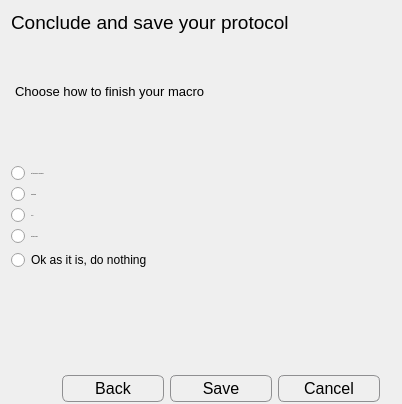
         <widget class="QWidget" name="page_7">
          <layout class="QGridLayout" name="gridLayout_6">
           <property name="bottomMargin">
            <number>0</number>
           </property>
           <item row="9" column="0" colspan="3">
            <spacer name="verticalSpacer_11">
             <property name="orientation">
              <enum>Qt::Vertical</enum>
             </property>
             <property name="sizeHint" stdset="0">
              <size>
               <width>20</width>
               <height>88</height>
              </size>
             </property>
            </spacer>
           </item>
           <item row="6" column="0" colspan="3">
            <widget class="QRadioButton" name="radioButton_end_alloff">
             <property name="font">
              <font>
               <pointsize>-1</pointsize>
              </font>
             </property>
             <property name="text">
              <string>All off</string>
             </property>
            </widget>
           </item>
           <item row="7" column="0" colspan="3">
            <widget class="QRadioButton" name="radioButton_end_custom">
             <property name="font">
              <font>
               <pointsize>-1</pointsize>
              </font>
             </property>
             <property name="text">
              <string>Custom ending</string>
             </property>
            </widget>
           </item>
           <item row="5" column="0" colspan="3">
            <widget class="QRadioButton" name="radioButton_end_oper">
             <property name="font">
              <font>
               <pointsize>-1</pointsize>
              </font>
             </property>
             <property name="text">
              <string>Operational</string>
             </property>
            </widget>
           </item>
           <item row="4" column="0" colspan="3">
            <widget class="QRadioButton" name="radioButton_end_sleep">
             <property name="font">
              <font>
               <pointsize>-1</pointsize>
              </font>
             </property>
             <property name="text">
              <string>Put the device in sleep mode</string>
             </property>
            </widget>
           </item>
           <item row="1" column="0" colspan="3">
            <spacer name="verticalSpacer_3">
             <property name="orientation">
              <enum>Qt::Vertical</enum>
             </property>
             <property name="sizeHint" stdset="0">
              <size>
               <width>20</width>
               <height>40</height>
              </size>
             </property>
            </spacer>
           </item>
           <item row="2" column="0" rowspan="2" colspan="3">
            <widget class="QPlainTextEdit" name="plainTextEdit_4">
             <property name="sizePolicy">
              <sizepolicy hsizetype="Expanding" vsizetype="Minimum">
               <horstretch>0</horstretch>
               <verstretch>0</verstretch>
              </sizepolicy>
             </property>
             <property name="maximumSize">
              <size>
               <width>16777215</width>
               <height>80</height>
              </size>
             </property>
             <property name="font">
              <font>
               <pointsize>10</pointsize>
              </font>
             </property>
             <property name="styleSheet">
              <string notr="true">QPlainTextEdit {
    background-color: transparent;
    /*background-image: url(draft.png);*/
    background-attachment: scroll;
}</string>
             </property>
             <property name="frameShape">
              <enum>QFrame::NoFrame</enum>
             </property>
             <property name="plainText">
              <string>Choose how to finish your macro</string>
             </property>
            </widget>
           </item>
           <item row="0" column="0" colspan="2">
            <widget class="QLabel" name="label_8">
             <property name="font">
              <font>
               <pointsize>14</pointsize>
              </font>
             </property>
             <property name="text">
              <string>Conclude and save your protocol</string>
             </property>
            </widget>
           </item>
           <item row="10" column="0" colspan="3">
            <widget class="QGroupBox" name="groupBox_4">
             <property name="maximumSize">
              <size>
               <width>16777215</width>
               <height>45</height>
              </size>
             </property>
             <property name="styleSheet">
              <string notr="true">QGroupBox {
    border: 2px solid transparent;
}

 QPushButton {
     border: 1px solid #8f8f91;
     border-radius: 6px;
     width: 100px;
     height: 25px;
     font-size: 16px;
     background-color: qlineargradient(x1: 0, y1: 0, x2: 0, y2: 1,
                                       stop: 0 #f6f7fa, stop: 1 #dadbde);

 }

 QPushButton:focus:pressed {
     background-color: qlineargradient(x1: 0, y1: 0, x2: 0, y2: 1,
                                       stop: 0 #F0FFF0, stop: 1 #f6f7fa);
 }

 QPushButton:hover {
     background-color: qlineargradient(x1: 0, y1: 0, x2: 0, y2: 1,
                                       stop: 0 #f6f7fa, stop: 1 #F0FFF0);
 }

QPushButton:disabled{ background-color: #CCCCCC; }

 QPushButton:flat {
     border: none; /* no border for a flat push button */
 }

 QPushButton:default {
     border-color: navy; /* make the default button prominent */
 }</string>
             </property>
             <property name="title">
              <string/>
             </property>
             <layout class="QGridLayout" name="gridLayout_10">
              <property name="bottomMargin">
               <number>0</number>
              </property>
              <item row="0" column="2">
               <widget class="QPushButton" name="pushButton_save">
                <property name="text">
                 <string>Save</string>
                </property>
               </widget>
              </item>
              <item row="0" column="3">
               <widget class="QPushButton" name="pushButton_cancel7">
                <property name="text">
                 <string>Cancel</string>
                </property>
               </widget>
              </item>
              <item row="0" column="1">
               <widget class="QPushButton" name="pushButton_back7">
                <property name="text">
                 <string>Back</string>
                </property>
               </widget>
              </item>
              <item row="0" column="0">
               <spacer name="horizontalSpacer_4">
                <property name="orientation">
                 <enum>Qt::Horizontal</enum>
                </property>
                <property name="sizeHint" stdset="0">
                 <size>
                  <width>40</width>
                  <height>20</height>
                 </size>
                </property>
               </spacer>
              </item>
             </layout>
            </widget>
           </item>
           <item row="8" column="0">
            <widget class="QRadioButton" name="radioButton_end_none">
             <property name="text">
              <string>Ok as it is, do nothing</string>
             </property>
            </widget>
           </item>
          </layout>
         </widget>
